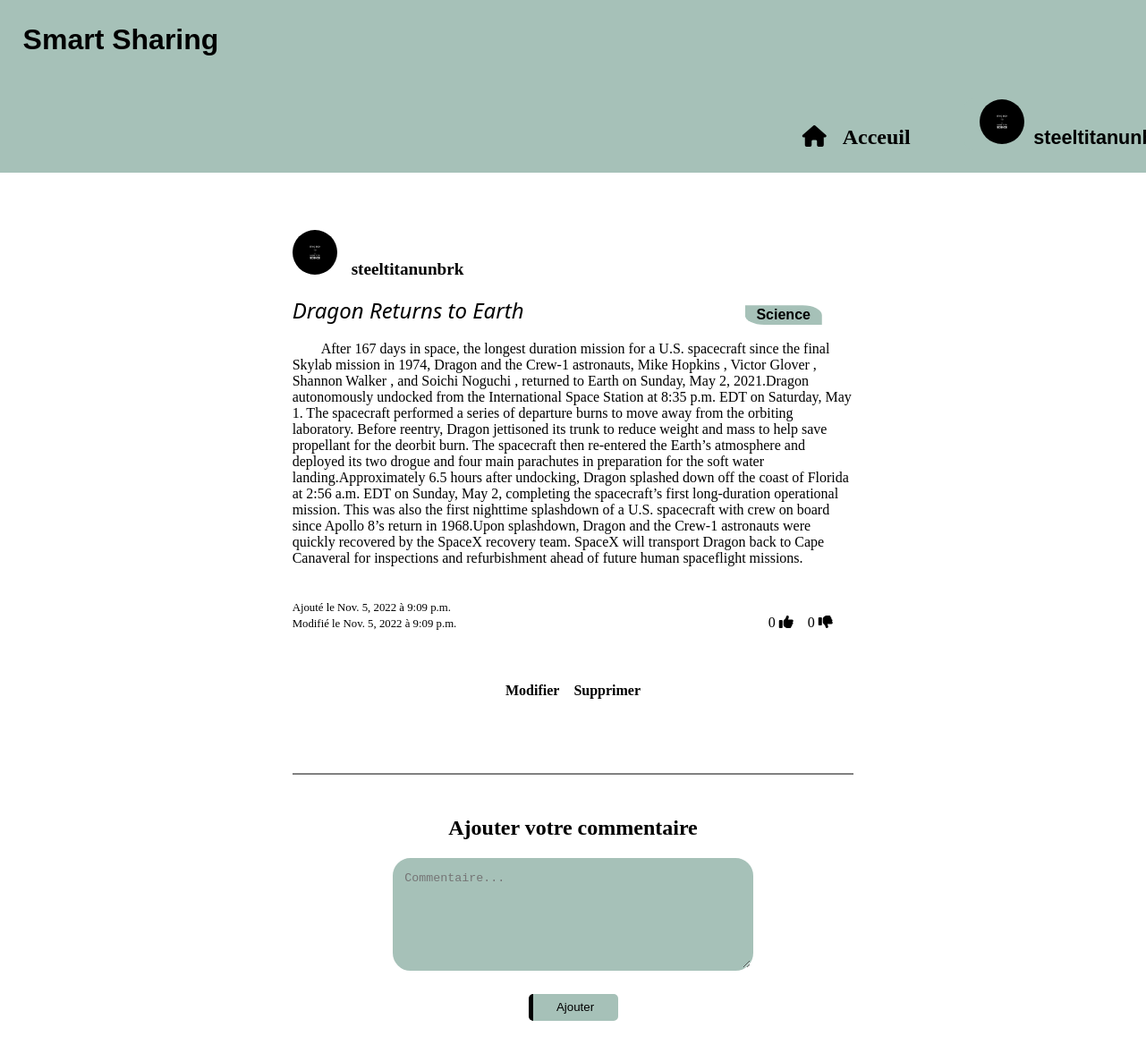
Page /Home/17/ (signed in) on the earlier database version.
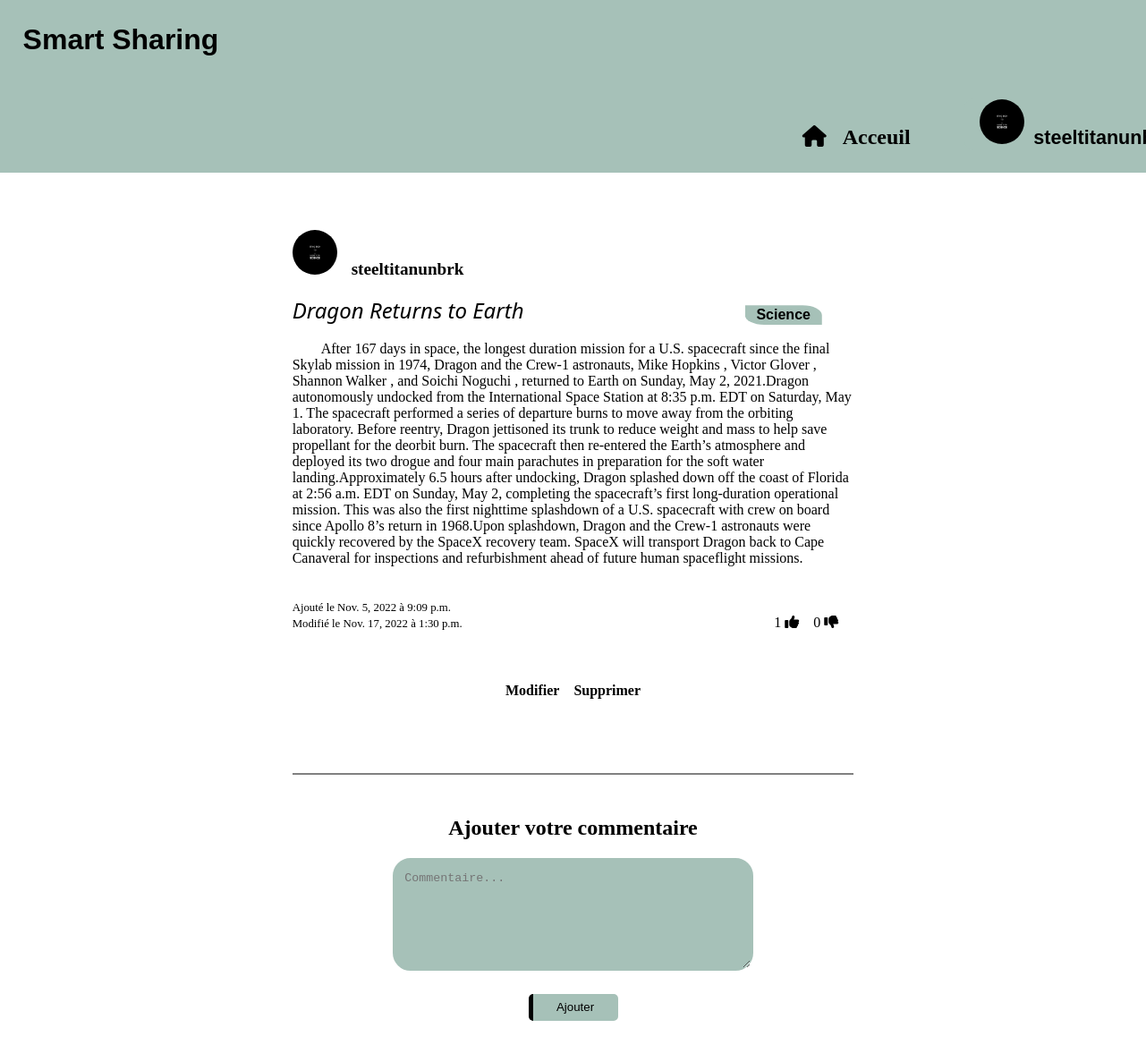
Same page on the later database version.
### posts/models.py (models this page shows, shortened)
class Post(models.Model):
    title = models.CharField(verbose_name="", max_length=50)
    content = models.TextField(verbose_name="", unique=True)
    illustration = models.ImageField(default=None, blank=True, null=True, upload_to='images/illustrations/%Y/%m/%d/')
    theme = models.ForeignKey(Theme, verbose_name="Thème ", on_delete=models.CASCADE)
    like = models.ManyToManyField(User, related_name="liker")
    dislike = models.ManyToManyField(User, related_name="disliker")
    user = models.ForeignKey(User, on_delete=models.CASCADE, related_name="poster")
    modifHour = models.TimeField(auto_now=True, auto_now_add=False)
    addHour = models.TimeField(auto_now=False, auto_now_add=True)
    modifDate = models.DateField(auto_now=True, auto_now_add=False)
    addDate = models.DateField(auto_now=False, auto_now_add=True)

class User(AbstractUser):
    image = models.ImageField(verbose_name="Photo de profil", upload_to="profile", blank=True, null=True)

class Theme(models.Model):
    label = models.CharField(max_length=30, unique=True)
    def __str__(self):
        return self.label

### posts/views.py (the view)
# urls.py: path('Home/<int:post_id>/', views.DetailPost, name="details"),
def DetailPost(request, post_id):
    _post = Post.objects.get(id=post_id)
    url = _post.illustration.name
    comments = Comment.objects.filter(post=_post)
    my_post = []
    if request.user.is_authenticated:
        my_post = Post.objects.filter(user=request.user)
    if request.method == 'POST':
        comment = Comment()
        if request.user.is_authenticated:
            comment.user = request.user
            comment.post = Post.objects.get(id=post_id)
            form = CommentForm(request.POST, instance=comment)
            if form.is_valid():
                comment = form.save()
                return redirect("details", post_id)
        else:
            messages.add_message(request, messages.INFO, "Vous devez être connecté !")
            return redirect("connexion")
    else:
        form = CommentForm()
    return render(request, 'posts/post_detail.html',
                  {'post': _post, 'comments': comments, 'my_post': my_post, 'form': form, 'len': len(comments),
                   'name': url})

### posts/forms.py
class CommentForm(forms.ModelForm):
    class Meta:
        model = Comment
        fields = ['content']
        widgets = {
            'content' : forms.Textarea(attrs = {'placeholder': 'Commentaire...'})
        }

### posts/templates/posts/post_detail.html (shortened to what this page needs)
{% extends 'posts/model.html' %}
{% load static %}
{% block content %}
<main>
    <span class="user">
    {% if request.user.image %}
        <img class="profile-image-resize" src="{{ post.user.image.url }}" alt="Photo de profil">
    {% else %}
        <i class="fa-solid fa-circle-user"></i>
    {% endif %}
    &nbsp&nbsp&nbsp<span class="username">{{ post.user }}</span></span><br/>
    <span class="post-title">{{ post.title }}</span>
    <span class="theme">{{ post.theme }}</span><br/><br/>
    &nbsp&nbsp&nbsp&nbsp&nbsp&nbsp&nbsp&nbsp<span class="post-content">{{ post.content }}</span><br/><br/>
    <span class="info">
        <br/>Ajouté le {{ post.addDate }} à {{ post.addHour }}
        <br />Modifié le {{ post.modifDate }} à {{ post.modifHour }}
    </span>
    <span class="detail-action">
        <a href="{% url 'detail-like' post.id %}">
            {{ post.like.all|length }}&nbsp<i class="fa-solid fa-thumbs-up"></i>
        </a>
        <a href="{% url 'detail-dislike' post.id %}">
            {{ post.dislike.all|length }}&nbsp<i class="fa-solid fa-thumbs-down"></i>
        </a>
        <br/>
    </span><br/>
    {% if request.user.is_authenticated %}
        {% if post in my_post %}
            <br/>
            <span>
                <h4 style="text-align: center">
                    <a href="{% url 'post-update' post.id %}">Modifier</a>&nbsp&nbsp&nbsp
                    <a href="{% url 'post-delete' post.id %}">Supprimer</a>
                </h4><br/><br/>
            </span>
        {% endif %}
    {% endif %}
    <br/><HR NOSHADE><br/>
    <h2 style="text-align: center">Ajouter votre commentaire</h2>
    <form class="comment-form" method="POST">
        {{ form.as_p}}
        <input type="submit" value="Ajouter"/>
    </form>
</main>
{% endblock %}

Differences in the rows shown:
changed Post "Dragon Returns to Earth": modifDate "Nov. 5, 2022" → "Nov. 17, 2022"; modifHour "9:09 p.m." → "1:30 p.m."; like.all|length "0" → "1"
